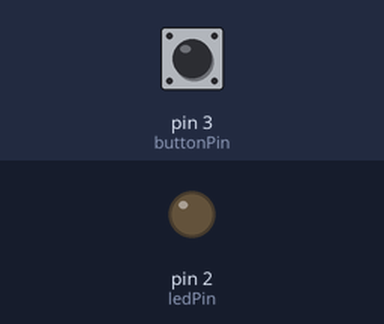
A sketch run on a simulated Arduino Uno, built with avr-gcc and run on an emulated ATmega328P. On the bench: output pins drawn as LEDs (lit = HIGH). The test bench sets the inputs (shaded band); at power-on: pin 3 (buttonPin) HIGH.

Above: at 1.2 s.
1.3 s: pin 3 (buttonPin) pulled LOW for 0.15 s
At 1.37 s:
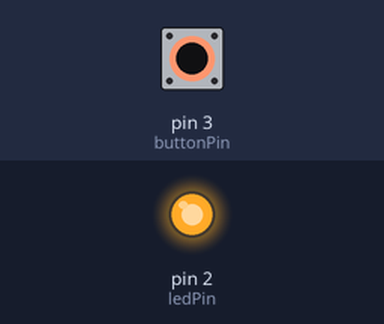
2.9 s: pin 3 (buttonPin) pulled LOW for 3.2 s
At 6.9 s:
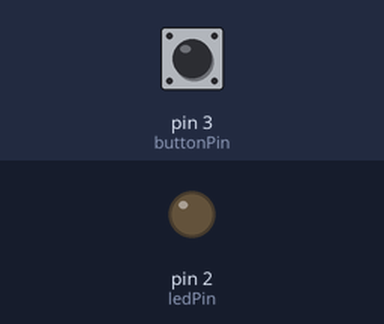
Timing chart, 0 to 8.4 s (numbered marks = the images above; inputs shaded):
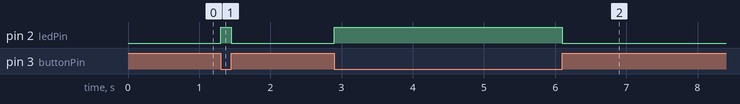

The sketch:

arduino_uno_pullup_resistor.ino
```cpp
int ledPin = 2; // the pin that the LED is attached to
int buttonPin = 3; // the pin that the push button is attached to
int buttonState = 0; // variable to store the button state

void setup() {
  pinMode(ledPin, OUTPUT); // set the LED pin as an output
  pinMode(buttonPin, INPUT_PULLUP); // set the button pin as an input with internal pull-up resistor
}

void loop() {
  buttonState = digitalRead(buttonPin); // read the state of the button

  if (buttonState == LOW) { // if the button is pressed
    digitalWrite(ledPin, HIGH); // turn on the LED
  } else { // if the button is not pressed
    digitalWrite(ledPin, LOW); // turn off the LED
  }
}
```

Measured:
- after the input at 1.3 s, pin 2 (ledPin): LOW → HIGH at once, → LOW 0.15 s later
- after the input at 2.9 s, pin 2 (ledPin): LOW → HIGH at once, → LOW 3.2 s later
